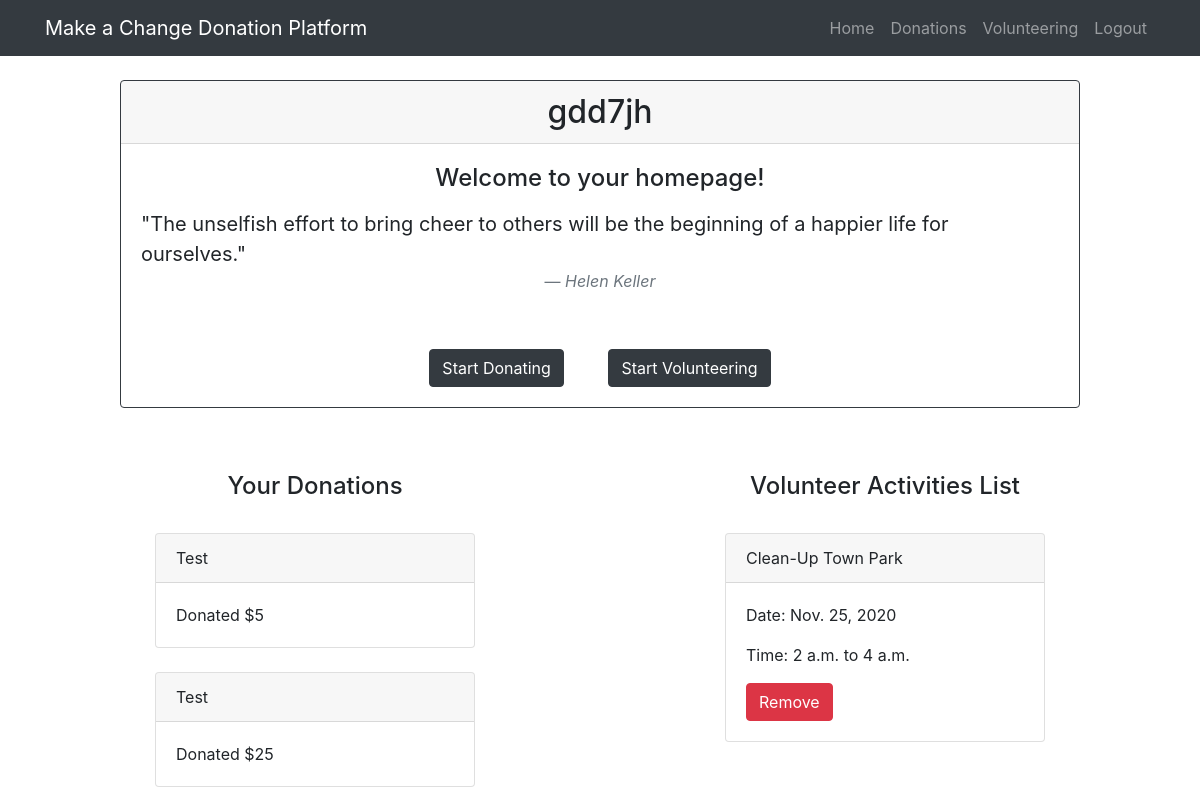
The app's page / (signed in) with its own data.
### donations/models.py (models this page shows)
class UserDonation(models.Model):
    user = models.ForeignKey(User, on_delete=models.CASCADE, related_name="user_donation", null=True)
    name = models.CharField(max_length=50, default = "")
    amount = models.IntegerField(default = 0)

class UserVolunteer(models.Model):
    user = models.ForeignKey(User, on_delete=models.CASCADE, related_name="user_volunteer", null=True)
    title = models.TextField(default = "", max_length=50)
    date = models.DateField(default = datetime.date.today)
    start_time = models.TimeField(default = timezone.now)
    end_time = models.TimeField(default = timezone.now)

### donations/templates/donations/index.html (shortened to what this page needs)
{% extends 'donations/base.html' %}
{% block content %}
{% load static %}
{% load socialaccount %}
<html>
    <head>
    </head>
    <body>
        {% if user.is_authenticated %}
        <div class="container">
            <br>
            <div align="center">
                <div class="card border-dark mb-3" style="width: 60rem;">
                    <h2 class="card-header">{{ user.username }}</h2>
                    <div class="card-body">
                      <h4 class="card-title">Welcome to your homepage!</h4>
                      <p class="card-text"><blockquote class="blockquote text-left">
                      <p class="mb-0">"The unselfish effort to bring cheer to others will be the beginning of a happier life for ourselves."</p>
                        <footer class="blockquote-footer text-center"><cite title="Source Title">Helen Keller</cite></footer>
                      </blockquote>
                      <br>
                      </p>
                      <a href="{% url 'donations:donation_list' %}" class="btn btn-dark" style="margin-right:20px">Start Donating</a>
                      <a href="{% url 'donations:volunteer-list' %}" class="btn btn-dark" style="margin-left:20px">Start Volunteering</a>
                    </div>
                  </div>
            </div>
            <br>
        </div>
        <br>
        <div class='container'>
            <div class='row'>
            <div class='col'>
            <div align='center'>
                <h4>Your Donations</h4>
            </div>
            <br>
            {% if user.user_donation %}
                {% for item in user.user_donation.all %}
                <div class="d-flex justify-content-center">
                    <div class="card" style="width: 20rem;">
                        <div class="card-header">
                            {{item.name}}
                        </div>
                        <div class="card-body">
                          <p class="card-text">Donated ${{item.amount}}</p>
                        </div>
                    </div>
                </div>
                <br>
                {% endfor %}
            {% endif %}
            </div>
        <div class='col'>
            <div align='center'>
                <h4>Volunteer Activities List</h4>
            </div>
            <br>
            {% if user.user_volunteer %}
                {% for item in user.user_volunteer.all %}
                <div class="d-flex justify-content-center">
                    <div class="card" style="width: 20rem;">
                        <div class="card-header">
                            {{item.title}}
                        </div>
                        <div class="card-body">
                          <p class="card-text">Date: {{item.date}} </p>
                          <p class="card-text">Time: {{item.start_time}} to {{item.end_time}}</p>
                          <a href="{% url 'donations:delete_user_volunteer' pk=item.id %}" class='btn btn-danger'>Remove</a>
                        </div>
                    </div>
                </div>
                <br>
                {% endfor %}
            {% endif %}
        </div>
        </div>
        </div>
        {% endif %}
    </body>
</html>
{% endblock %}

### records on screen
UserDonation: name "Test", amount "5"
UserDonation: name "Test", amount "25"
UserVolunteer: title "Clean-Up Town Park", date "Nov. 25, 2020", start_time "2 a.m.", end_time "4 a.m."

### other values on screen
{{ user.username }} "gdd7jh"
